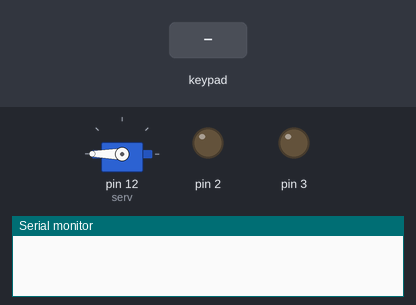
The sketch below on a simulated Arduino Uno, built with avr-gcc and run on an emulated ATmega328P. Shown: servo, output pins drawn as LEDs (lit = HIGH), the last lines printed to the serial monitor. The inputs (shaded band) are chosen by the test bench.

Above: at 1.2 s.
1.3 s: key '1' pressed
2.8 s: keypad keys 1 1 1 0 9 8 # pressed 0.4 s apart
7.1 s: keypad keys 1 1 1 0 9 8 pressed 0.4 s apart
At 8.0 s:
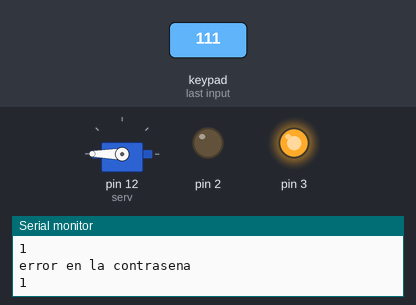
11.0 s: key 'A' pressed
12.5 s: key 'R' pressed
14.0 s: keypad keys 1 1 1 0 9 8 * pressed 0.4 s apart
Timing chart, 0 to 17.0 s (numbered marks = the images above; inputs shaded):
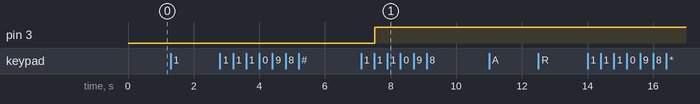

Measured:
- after the input at 7.1 s, pin 3: LOW → HIGH after 0.41 s

The sketch:

Keypad.ino
```cpp
#include <Keypad.h>
#include <Servo.h>

Servo serv;

const byte filas = 4;
const byte columnas = 4;
char teclas[filas][columnas] = {
  {'1','2','3','A'},
  {'4','5','6','R'},
  {'7','8','9','C'},
  {'*','0','#','T'}
};
byte pinesf[filas] = {11, 10, 9, 8};
byte pinesc[columnas] = {7, 6, 5, 4};

Keypad teclado = Keypad( makeKeymap(teclas), pinesf, pinesc, filas, columnas);

char clave[11];
char clavedefinida[11]= "ARACT78930";
byte cursor=0;
byte revisar=0;

void setup(){

  Serial.begin(9600);
  pinMode(2,OUTPUT);
  pinMode(3,OUTPUT);

  serv.attach(12);
  serv.write(180);

}

void loop(){

  char tecla = teclado.getKey();

  if (tecla){
   Serial.println(tecla);
   clave[cursor]= tecla;
   cursor++;

   }

  if (cursor == 10){
   for(int i=0;i<10;i++){
    Serial.println(clave[i]);

    if (clave[i]==clavedefinida[i]){
        revisar++;
        }
    }
    if (revisar == 10){
    digitalWrite(2, HIGH);
    digitalWrite(3, LOW);
      Serial.println("Bienvenido\n");
      serv.write(0);
      }
      else{digitalWrite(3, HIGH);
           digitalWrite(2, LOW);
          Serial.println("error en la contrasena\n");
          serv.write(180);}
    cursor=0;
    revisar=0;
  }
  }
```
